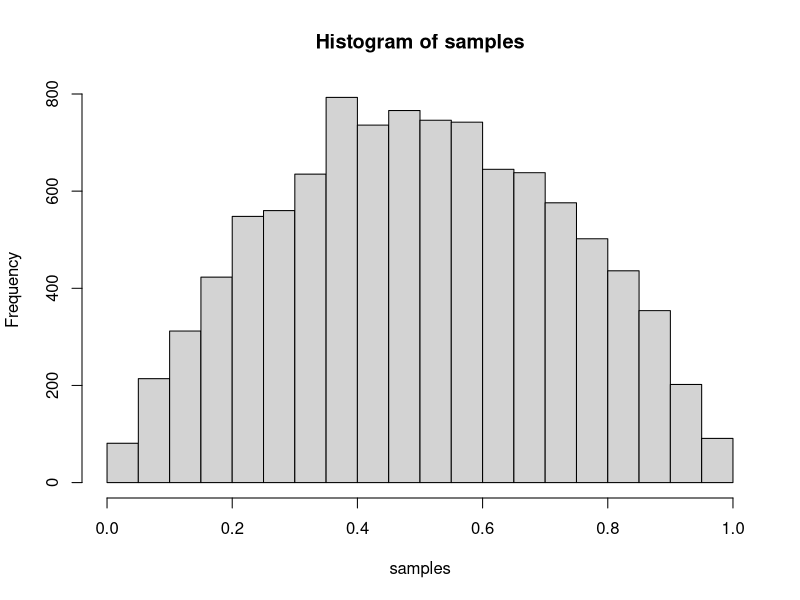

Source code (R):
# (b) Implement an accept-reject sampler as specified.  

sampler <- function() {
    ret <- list()
    draws <- 0 
    sampled <- FALSE
    while (!sampled) {
       u <- runif(n=1)
       # The distribution we are sampling from is 6x(1-x).
       # Setting M = 3 means when u = 1/2 we have a 1/2 chance of accepting.
       x <- (6*u*(1-u)) / 3
       v <- runif(n=1)
       draws <- draws + 2
       if (v < x) { sampled <- TRUE }
   }
   ret[[1]] <- u # the sample
   ret[[2]] <- draws # amount uniform sampler was called
   return(ret)
}

n <- 10000 # number of samples
samples <- vector(mode="numeric", length=n)
actual.draws <- 0 # number of times uniform sampler is called

# Do the sampling.
for (i in seq(1,n)) {
   r <- sampler()
   samples[i] <- r[[1]]
   actual.draws <- actual.draws + r[[2]]
}

# Plot the sample histogram.
pdf("q3.pdf")
hist(samples)
dev.off()

# (c) Count the actual number of times per sample the uniform sampler was called.
# > actual.draws / n
# [1] 5.9328
